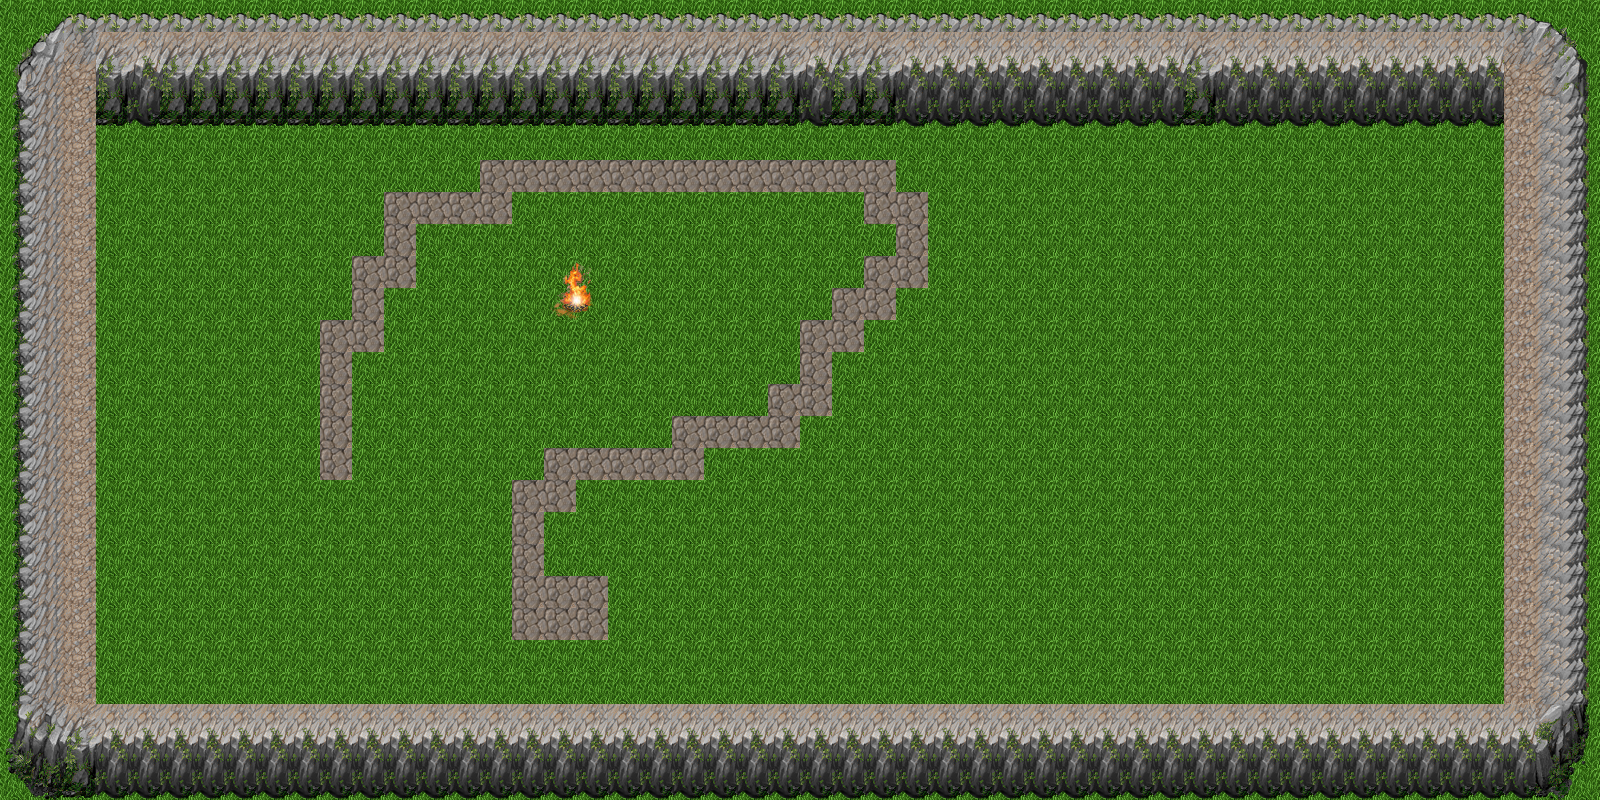

Tiled map render using the project's own tile images. Description and the map definition, with tile-layer contents summarised, below:
An orthogonal 50x25 tile map with 32x32 px tiles, 2 tile layers (Tile Layer 1, Unplaceable).

<map version="1.0" orientation="orthogonal" width="50" height="25" tilewidth="32" tileheight="32">
 <tileset firstgid="1" name="mountain_landscape_23" tilewidth="32" tileheight="32">
  <image source="mountain_landscape_23.png" width="512" height="512" />
 </tileset>
 <layer name="Tile Layer 1" width="50" height="25">
  <data>[1250 cells, 1250 non-empty, 2 distinct tile ids]</data>
 </layer>
 <layer name="Unplaceable" width="50" height="25">
  <data>[1250 cells, 462 non-empty, 43 distinct tile ids]</data>
 </layer>
</map>
